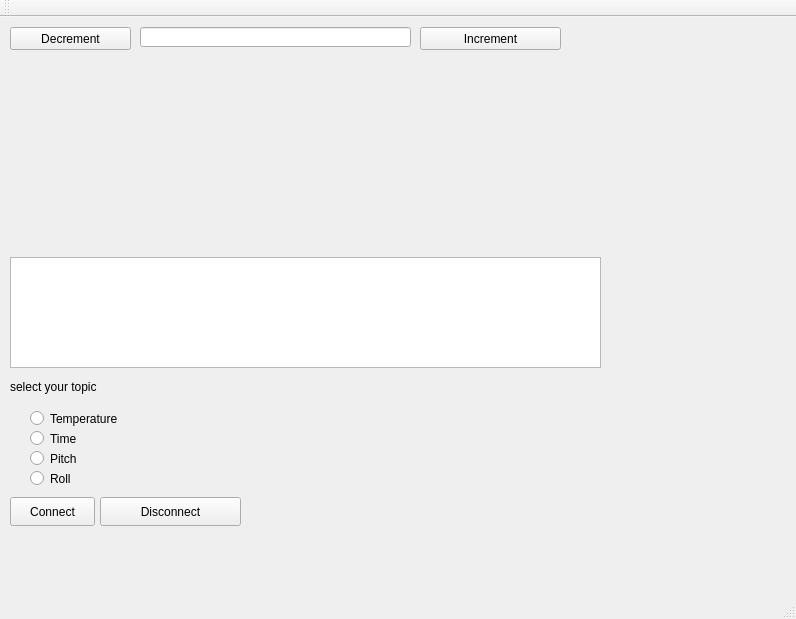
<?xml version="1.0" encoding="UTF-8"?>
<ui version="4.0">
 <class>MainWindow</class>
 <widget class="QMainWindow" name="MainWindow">
  <property name="geometry">
   <rect>
    <x>0</x>
    <y>0</y>
    <width>796</width>
    <height>619</height>
   </rect>
  </property>
  <property name="windowTitle">
   <string>MainWindow</string>
  </property>
  <widget class="QWidget" name="centralWidget">
   <widget class="QPushButton" name="upButton">
    <property name="geometry">
     <rect>
      <x>420</x>
      <y>10</y>
      <width>141</width>
      <height>23</height>
     </rect>
    </property>
    <property name="text">
     <string>Increment</string>
    </property>
   </widget>
   <widget class="QLineEdit" name="outputEdit">
    <property name="geometry">
     <rect>
      <x>140</x>
      <y>10</y>
      <width>271</width>
      <height>20</height>
     </rect>
    </property>
    <property name="readOnly">
     <bool>true</bool>
    </property>
   </widget>
   <widget class="QCustomPlot" name="customPlot" native="true">
    <property name="geometry">
     <rect>
      <x>10</x>
      <y>40</y>
      <width>591</width>
      <height>191</height>
     </rect>
    </property>
   </widget>
   <widget class="QPushButton" name="downButton">
    <property name="geometry">
     <rect>
      <x>10</x>
      <y>10</y>
      <width>121</width>
      <height>23</height>
     </rect>
    </property>
    <property name="text">
     <string>Decrement</string>
    </property>
   </widget>
   <widget class="QPlainTextEdit" name="outputText">
    <property name="geometry">
     <rect>
      <x>10</x>
      <y>240</y>
      <width>591</width>
      <height>111</height>
     </rect>
    </property>
    <property name="centerOnScroll">
     <bool>true</bool>
    </property>
   </widget>
   <widget class="QPushButton" name="connectButton">
    <property name="geometry">
     <rect>
      <x>10</x>
      <y>480</y>
      <width>85</width>
      <height>29</height>
     </rect>
    </property>
    <property name="text">
     <string>Connect</string>
    </property>
   </widget>
   <widget class="QPushButton" name="disconnectButton">
    <property name="geometry">
     <rect>
      <x>100</x>
      <y>480</y>
      <width>141</width>
      <height>29</height>
     </rect>
    </property>
    <property name="text">
     <string>Disconnect</string>
    </property>
   </widget>
   <widget class="QLabel" name="label">
    <property name="geometry">
     <rect>
      <x>10</x>
      <y>360</y>
      <width>121</width>
      <height>20</height>
     </rect>
    </property>
    <property name="text">
     <string>select your topic</string>
    </property>
   </widget>
   <widget class="QRadioButton" name="temp">
    <property name="geometry">
     <rect>
      <x>30</x>
      <y>390</y>
      <width>201</width>
      <height>23</height>
     </rect>
    </property>
    <property name="text">
     <string>Temperature</string>
    </property>
   </widget>
   <widget class="QRadioButton" name="time">
    <property name="geometry">
     <rect>
      <x>30</x>
      <y>410</y>
      <width>191</width>
      <height>23</height>
     </rect>
    </property>
    <property name="text">
     <string>Time</string>
    </property>
   </widget>
   <widget class="QRadioButton" name="roll">
    <property name="geometry">
     <rect>
      <x>30</x>
      <y>450</y>
      <width>191</width>
      <height>23</height>
     </rect>
    </property>
    <property name="text">
     <string>Roll</string>
    </property>
   </widget>
   <widget class="QRadioButton" name="pitch">
    <property name="geometry">
     <rect>
      <x>30</x>
      <y>430</y>
      <width>191</width>
      <height>23</height>
     </rect>
    </property>
    <property name="text">
     <string>Pitch</string>
    </property>
   </widget>
  </widget>
  <widget class="QMenuBar" name="menuBar">
   <property name="geometry">
    <rect>
     <x>0</x>
     <y>0</y>
     <width>796</width>
     <height>22</height>
    </rect>
   </property>
  </widget>
  <widget class="QToolBar" name="mainToolBar">
   <attribute name="toolBarArea">
    <enum>TopToolBarArea</enum>
   </attribute>
   <attribute name="toolBarBreak">
    <bool>false</bool>
   </attribute>
  </widget>
  <widget class="QStatusBar" name="statusBar"/>
 </widget>
 <layoutdefault spacing="6" margin="11"/>
 <customwidgets>
  <customwidget>
   <class>QCustomPlot</class>
   <extends>QWidget</extends>
   <header>qcustomplot.h</header>
   <container>1</container>
  </customwidget>
 </customwidgets>
 <resources/>
 <connections/>
</ui>
